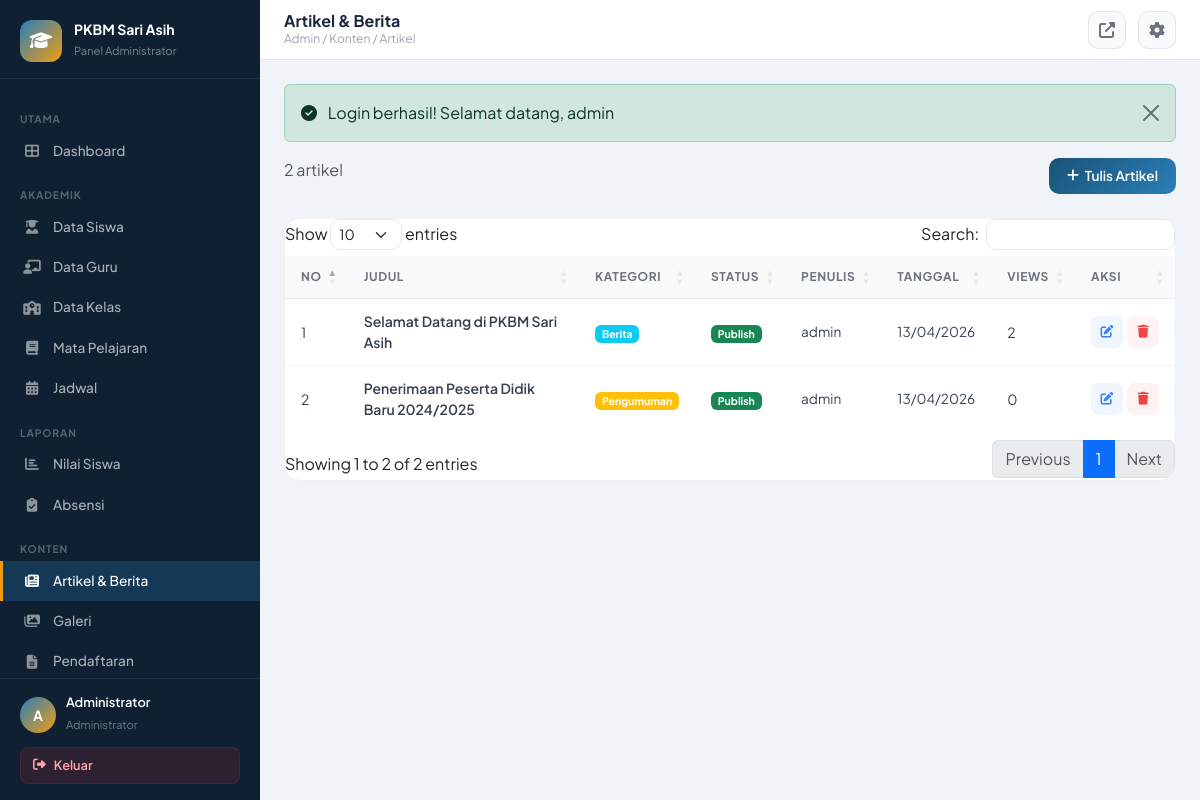
/index.php?page=admin_artikel (signed in), run on the app's committed database.
### tables this page shows
CREATE TABLE `artikel` (
  `id` int NOT NULL,
  `judul` varchar(255) NOT NULL,
  `slug` varchar(255) DEFAULT NULL,
  `konten` longtext,
  `gambar` varchar(255) DEFAULT NULL,
  `kategori` enum('berita','pengumuman','artikel') DEFAULT 'berita',
  `status` enum('draft','publish') DEFAULT 'draft',
  `penulis` int DEFAULT NULL,
  `views` int DEFAULT '0',
  `created_at` timestamp NULL DEFAULT CURRENT_TIMESTAMP,
  `updated_at` timestamp NULL DEFAULT CURRENT_TIMESTAMP ON UPDATE CURRENT_TIMESTAMP
);

CREATE TABLE `users` (
  `id` int NOT NULL,
  `username` varchar(50) NOT NULL,
  `password` varchar(255) NOT NULL,
  `role` enum('admin','guru','siswa') NOT NULL,
  `is_active` tinyint(1) DEFAULT '1',
  `created_at` timestamp NULL DEFAULT CURRENT_TIMESTAMP,
  `updated_at` timestamp NULL DEFAULT CURRENT_TIMESTAMP ON UPDATE CURRENT_TIMESTAMP
);

### app/controllers/admin/ArtikelController.php (called while the page is built, shortened)
<?php
require_once __DIR__ . '/../../../config/app.php';
class ArtikelController {
    private $db;
    public function __construct() { $this->db = Database::getInstance(); }
    public function index() {
        $artikels = $this->db->fetchAll(
            "SELECT a.*, u.username as penulis_name FROM artikel a LEFT JOIN users u ON a.penulis=u.id ORDER BY a.created_at DESC"
        );
        require_once __DIR__ . '/../../views/admin/artikel/index.php';
    }
}

### app/views/admin/artikel/index.php (the view)
<?php require_once __DIR__.'/../../layouts/admin_header.php';?>
<div class="d-flex justify-content-between mb-4">
    <p class="text-muted mb-0"><?=count($artikels)?> artikel</p>
    <a href="<?=APP_URL?>/index.php?page=admin_artikel&action=create" class="btn-primary-custom"><i class="fas fa-plus"></i> Tulis Artikel</a>
</div>
<div class="card-custom">
    <div class="card-body-custom p-0">
        <table class="table-custom datatable w-100">
            <thead><tr><th>No</th><th>Judul</th><th>Kategori</th><th>Status</th><th>Penulis</th><th>Tanggal</th><th>Views</th><th>Aksi</th></tr></thead>
            <tbody>
            <?php if(!empty($artikels)):?>
            <?php foreach($artikels as $i=>$a):?>
            <tr>
                <td><?=$i+1?></td>
                <td style="font-weight:600;max-width:200px;"><?=htmlspecialchars(substr($a['judul'],0,60)).(strlen($a['judul'])>60?'...':'')?></td>
                <td><span class="badge bg-<?=$a['kategori']==='berita'?'info':($a['kategori']==='pengumuman'?'warning':'secondary')?>"><?=ucfirst($a['kategori'])?></span></td>
                <td><span class="badge bg-<?=$a['status']==='publish'?'success':'secondary'?>"><?=ucfirst($a['status'])?></span></td>
                <td style="font-size:.85rem;"><?=htmlspecialchars($a['penulis_name']??'-')?></td>
                <td style="font-size:.85rem;"><?=date('d/m/Y',strtotime($a['created_at']))?></td>
                <td><?=$a['views']?></td>
                <td>
                    <div class="d-flex gap-1">
                        <a href="<?=APP_URL?>/index.php?page=admin_artikel&action=edit&id=<?=$a['id']?>" class="btn-icon" style="background:#eff6ff;color:#3b82f6;"><i class="fas fa-edit"></i></a>
                        <a href="javascript:void(0)" onclick="confirmDelete('<?=APP_URL?>/index.php?page=admin_artikel&action=delete&id=<?=$a['id']?>','<?=htmlspecialchars($a['judul'],ENT_QUOTES)?>')" class="btn-icon" style="background:#fef2f2;color:#ef4444;"><i class="fas fa-trash"></i></a>
                    </div>
                </td>
            </tr>
            <?php endforeach;?>
            <?php else:?><tr><td colspan="8" class="text-center py-4 text-muted">Belum ada artikel</td></tr><?php endif;?>
            </tbody>
        </table>
    </div>
</div>
<?php require_once __DIR__.'/../../layouts/admin_footer.php';?>

### app/views/layouts/admin_header.php (style rules this page uses)
:root { --sidebar-w: 260px; --primary: #1a5276; --primary-light: #2980b9; --primary-dark: #0d2137; --accent: #f39c12; --sidebar-bg: #0f2033; --sidebar-hover: rgba(41,128,185,0.15); --sidebar-active: rgba(41,128,185,0.25); --topbar-h: 60px; --font: 'Plus Jakarta Sans', sans-serif; }
* { box-sizing: border-box; }
body { font-family: var(--font); background: #f0f4f8; margin: 0; }
.card-custom { background: white; border-radius: 16px; border: 1px solid #f0f0f0; overflow: hidden; }
.card-body-custom { padding: 22px; }
.table-custom { width: 100%; border-collapse: separate; border-spacing: 0; }
.table-custom thead th { background: #f8fafc; padding: 12px 16px; font-size: 0.75rem; font-weight: 700; text-transform: uppercase; letter-spacing: 0.05em; color: #6b7280; border-bottom: 1px solid #e5e7eb; }
.table-custom tbody td { padding: 12px 16px; font-size: 0.875rem; color: #374151; border-bottom: 1px solid #f5f5f5; vertical-align: middle; }
.table-custom tbody tr:last-child td { border-bottom: none; }
.btn-primary-custom { background: linear-gradient(135deg, var(--primary), var(--primary-light)); color: white; border: none; padding: 8px 18px; border-radius: 10px; font-size: 0.85rem; font-weight: 600; font-family: var(--font); cursor: pointer; text-decoration: none; display: inline-flex; align-items: center; gap: 6px; transition: all 0.2s; }
.btn-icon { width: 32px; height: 32px; border-radius: 8px; display: inline-flex; align-items: center; justify-content: center; border: none; cursor: pointer; font-size: 0.8rem; transition: all 0.15s; text-decoration: none; }

### data on the page
artikel: judul "Selamat Datang di PKBM Sari Asih", kategori "Berita", status "Publish", penulis.username "admin", created_at "13/04/2026", views "2"
artikel: judul "Penerimaan Peserta Didik Baru 2024/2025", kategori "Pengumuman", status "Publish", penulis.username "admin", created_at "13/04/2026", views "0"

### other printed values
substr($_SESSION['username'] ?? 'A', 0, 1) "A"
$_SESSION['nama_lengkap'] "Administrator"
$pageTitle "Artikel & Berita"
$breadcrumb "Admin / Konten / Artikel"
$message "Login berhasil! Selamat datang, admin"
count($artikels) "2"
